Frame 1 (no input): blank canvas, image omitted
Frame 60 (no input): blank canvas, image omitted
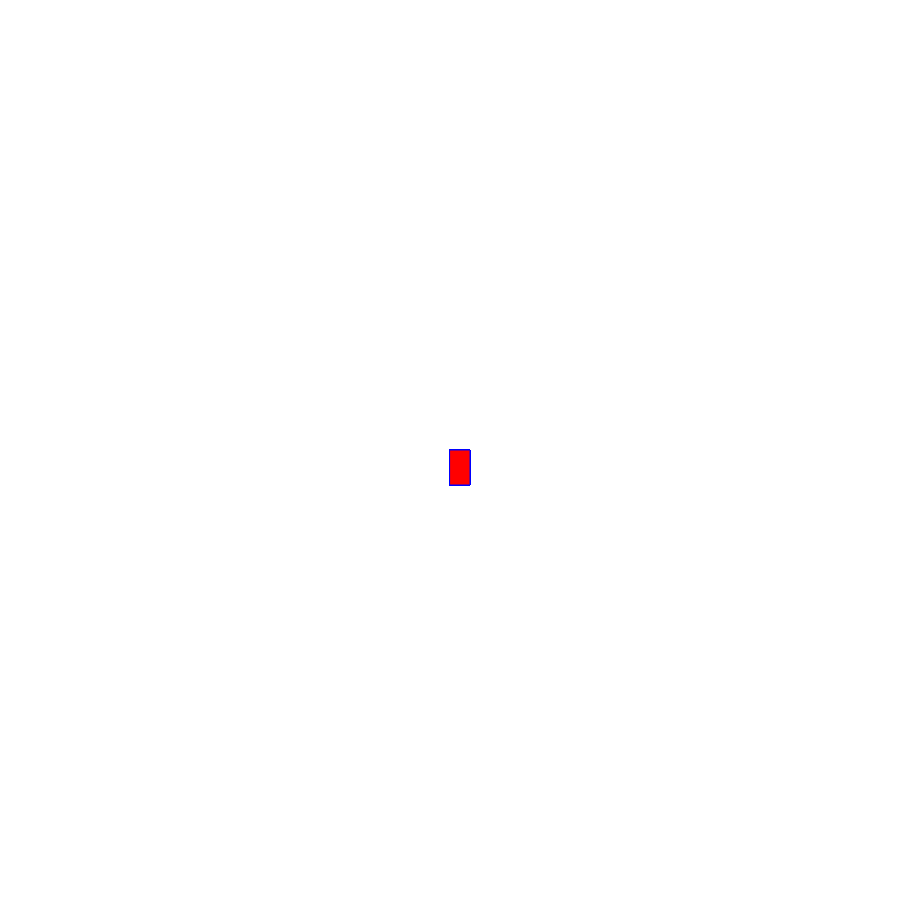
Frame 120 (the mouse pressed at the canvas centre since frame 60)

The p5.js sketch whose frames 1 and 60 were blank and that drew this single picture after the mouse press (run headless with seeded random() and noise() and a simulated clock; from frame 60 on, the mouse is pressed at the canvas centre):

// p5.js sketch
// ── sketch.js
function setup() {
    createCanvas(900, 900);
    background("white")
  }
  
  function draw() {
    stroke("blue");
    fill("red");
    
    
    if (mouseIsPressed) {
      rect(mouseX, mouseY, 20, 35);
    }
  }
